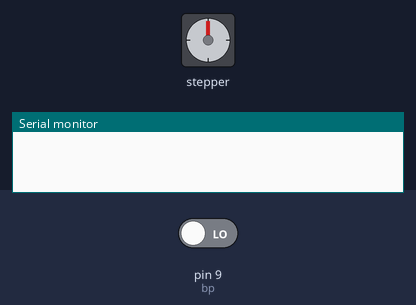
The sketch below on a simulated Arduino Uno, built with avr-gcc and run on an emulated ATmega328P. On the bench: stepper motor, the last lines printed to the serial monitor. The inputs (shaded band) are chosen by the test bench; at power-on: pin 9 (bp) LOW. Stepper angles assume 200 steps per turn.

Above: at 1.2 s.
1.3 s: pin 9 (bp) driven HIGH
At 1.45 s:
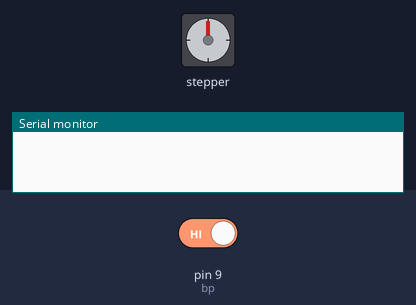
At 3.55 s:
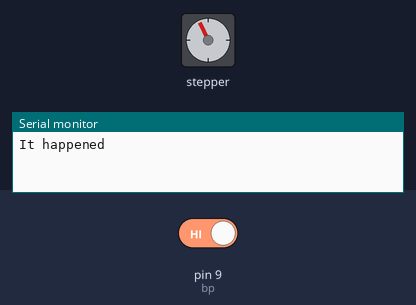
Timing chart, 0 to 13.3 s (numbered marks = the images above; inputs shaded):
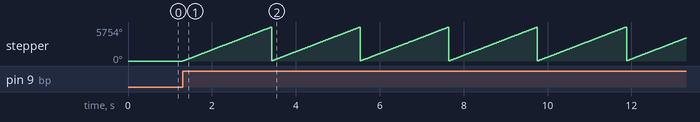

Measured:
- after the input at 1.3 s, stepper: turns 5749° clockwise in 2.1 s, then 5704° counter-clockwise in 0.00 s, repeating every 2.1 s

The sketch:

LimitSwitchTest2.ino
```cpp
//Limit Switch notes
//Must put resistor to ground
//COM goes to ground
//NC at 5V, NO at pin gives 1 when not pressed
//NO at 5V, NC at pin gives 0 when not pressed
#include <AccelStepper.h>

AccelStepper p(1, 2, 3);
AccelStepper c(1, 6, 7);

//Platform Pin Settings
const int bp = 9;
int s = 2000;
bool pONOFF = false;
int ptemp = 0;

//Conveyor Belt Pin Settings
const int bc = 8;
int v = 300;
bool cONOFF = false;
int ctemp = 0;

void setup() {
  Serial.begin(9600);
  pinMode (8, INPUT);
  pinMode (9, INPUT);
  p.setMaxSpeed(s);
  c.setMaxSpeed(v);
  p.setCurrentPosition(0);
  c.setCurrentPosition(0);
}

void loop() {

  if (pONOFF == false && digitalRead(bp) == HIGH) {
    pONOFF = true;
  }
  if (pONOFF == true){
    p.moveTo(3200);
    p.setSpeed(s);
    p.run();
    if (p.distanceToGo() == 0) {
      p.setCurrentPosition(0);
      Serial.print("It happened");
      pONOFF = false;
    }
  }

//  if (pONOFF == false){
//    p.moveTo(0);
//    p.setSpeed(s);
//    p.run();
//    if (p.distanceToGo() == 0) {
//      delay(1000);
//    }
//  }


}
```
